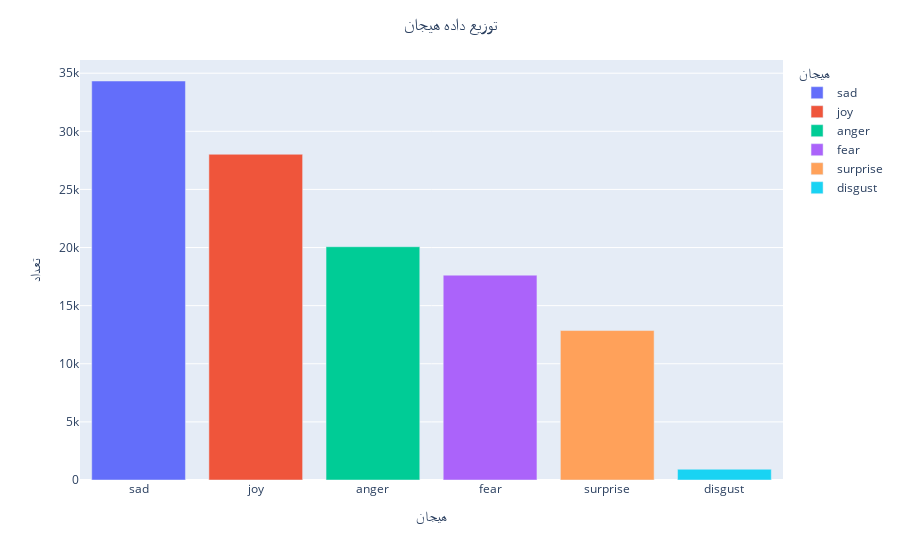

This figure's notebook cell:
### Code cell
fig = px.bar(
    data_frame=maindf.emotion.value_counts().rename_axis(['هیجان']).reset_index(name='تعداد'),
    x="هیجان",
    y="تعداد",
    color="هیجان"
)

fig.update_layout(title_text='توزیع داده هیجان', title_x=0.5)

pyo.iplot(fig, filename = 'توزیع داده هیجان')

### Figure 1 — Plotly figure (JSON) as saved in the notebook; plotly's stock layout.template omitted (floating-point values rounded to 4 significant figures)
{"data": [{"alignmentgroup": "True", "hovertemplate": "هیجان=%{x}<br>تعداد=%{y}<extra></extra>", "legendgroup": "sad", "marker": {"color": "#636efa", "pattern": {"shape": ""}}, "name": "sad", "offsetgroup": "sad", "orientation": "v", "showlegend": true, "textposition": "auto", "type": "bar", "x": ["sad"], "xaxis": "x", "y": [34328], "yaxis": "y"}, {"alignmentgroup": "True", "hovertemplate": "هیجان=%{x}<br>تعداد=%{y}<extra></extra>", "legendgroup": "joy", "marker": {"color": "#EF553B", "pattern": {"shape": ""}}, "name": "joy", "offsetgroup": "joy", "orientation": "v", "showlegend": true, "textposition": "auto", "type": "bar", "x": ["joy"], "xaxis": "x", "y": [28024], "yaxis": "y"}, {"alignmentgroup": "True", "hovertemplate": "هیجان=%{x}<br>تعداد=%{y}<extra></extra>", "legendgroup": "anger", "marker": {"color": "#00cc96", "pattern": {"shape": ""}}, "name": "anger", "offsetgroup": "anger", "orientation": "v", "showlegend": true, "textposition": "auto", "type": "bar", "x": ["anger"], "xaxis": "x", "y": [20069], "yaxis": "y"}, {"alignmentgroup": "True", "hovertemplate": "هیجان=%{x}<br>تعداد=%{y}<extra></extra>", "legendgroup": "fear", "marker": {"color": "#ab63fa", "pattern": {"shape": ""}}, "name": "fear", "offsetgroup": "fear", "orientation": "v", "showlegend": true, "textposition": "auto", "type": "bar", "x": ["fear"], "xaxis": "x", "y": [17624], "yaxis": "y"}, {"alignmentgroup": "True", "hovertemplate": "هیجان=%{x}<br>تعداد=%{y}<extra></extra>", "legendgroup": "surprise", "marker": {"color": "#FFA15A", "pattern": {"shape": ""}}, "name": "surprise", "offsetgroup": "surprise", "orientation": "v", "showlegend": true, "textposition": "auto", "type": "bar", "x": ["surprise"], "xaxis": "x", "y": [12859], "yaxis": "y"}, {"alignmentgroup": "True", "hovertemplate": "هیجان=%{x}<br>تعداد=%{y}<extra></extra>", "legendgroup": "disgust", "marker": {"color": "#19d3f3", "pattern": {"shape": ""}}, "name": "disgust", "offsetgroup": "disgust", "orientation": "v", "showlegend": true, "textposition": "auto", "type": "bar", "x": ["disgust"], "xaxis": "x", "y": [925], "yaxis": "y"}], "layout": {"barmode": "relative", "legend": {"title": {"text": "هیجان"}, "tracegroupgap": 0}, "margin": {"t": 60}, "title": {"text": "توزیع داده هیجان", "x": 0.5}, "xaxis": {"anchor": "y", "categoryarray": ["sad", "joy", "anger", "fear", "surprise", "disgust"], "categoryorder": "array", "domain": [0, 1], "title": {"text": "هیجان"}}, "yaxis": {"anchor": "x", "domain": [0, 1], "title": {"text": "تعداد"}}}}
